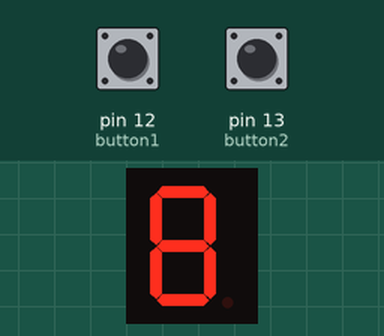
Simulated run of this sketch. Board: Arduino Uno, built with avr-gcc and run on an emulated ATmega328P. Shown: 1-digit seven-segment display. Wiring (inferred from the names in the program): 1-digit 7-segment display, segments lit when HIGH: segments pin 9, pin 8, pin 2, pin 3, pin 4, pin 10, pin 11. Inputs (shaded band) come from the test bench; at power-on: pin 12 (button1) HIGH, pin 13 (button2) LOW. Random numbers use the default seed unless the sketch sets one; the segment pins are drawn as the display they are named for.

Above: at 1.2 s.
1.3 s: pin 12 (button1) pulled LOW for 0.15 s
At 2.6 s:
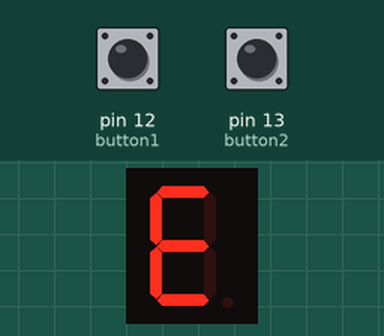
2.9 s: pin 13 (button2) pulled HIGH for 0.15 s
At 3.4 s:
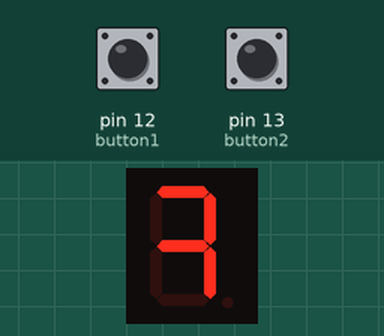
5.0 s: pin 12 (button1) pulled LOW for 1 s
At 6.8 s:
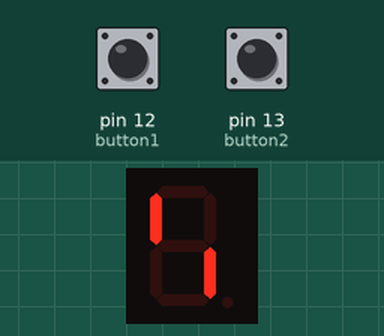
7.5 s: pin 12 (button1) pulled LOW for 0.15 s
At 8.7 s:
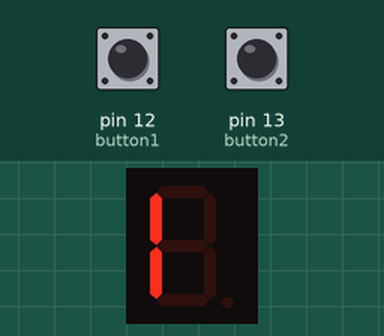
9.1 s: pin 12 (button1) pulled LOW for 3.2 s
At 12.8 s:
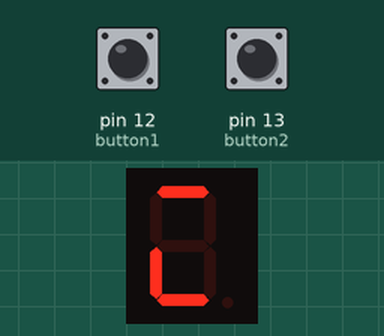
13.8 s: pin 12 (button1) pulled LOW for 0.15 s
At 14.7 s:
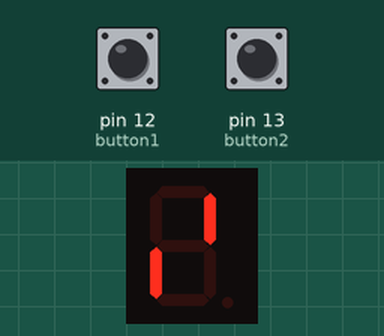
Timing chart, 0 to 16.4 s (numbered marks = the images above; inputs shaded):
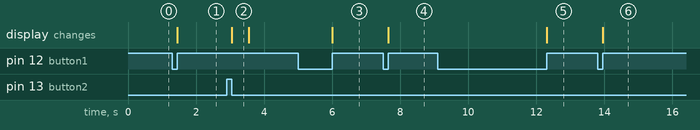

The sketch:

assignment3.ino
```cpp
const int a = 9;
const int b = 8;
const int c = 2;
const int d = 3;
const int e = 4;
const int f = 10;
const int g = 11;

const int button1 = 12;
const int button2 = 13;

int randnum;

int guess = 0;

int number[9][7] = {
  {1, 0, 0, 1, 1, 1, 1} //1
  , {0, 0, 1, 0, 0, 1, 0} //2
  , {0, 0, 0, 0, 1, 1, 0} //3
  , {1, 0, 0, 1, 1, 0, 0} //4
  , {0, 1, 0, 0, 1, 0, 0} //5
  , {0, 1, 0, 0, 0, 0, 0} //6
  , {0, 0, 0, 1, 1, 1, 1} //7
  , {0, 0, 0, 0, 0, 0, 0} //8
  , {0, 0, 0, 0, 1, 0, 0} //9
};

int result[3][7] = {
  {0, 0, 0, 0, 0, 0, 1} //Correct
  , {0, 1, 0, 0, 0, 0, 1} //Greater
  , {1, 1, 1, 0, 0, 0, 1} //Lower
};

void setup()
{
  Serial.begin(9600);
  pinMode(a, OUTPUT);
  pinMode(b, OUTPUT);
  pinMode(c, OUTPUT);
  pinMode(d, OUTPUT);
  pinMode(e, OUTPUT);
  pinMode(f, OUTPUT);
  pinMode(g, OUTPUT);
  pinMode(button1, INPUT_PULLUP);
  pinMode(button2, INPUT);

  randomSeed(analogRead(0));
  randnum = random(1, 10);

  digitalWrite(a, HIGH);
  digitalWrite(b, HIGH);
  digitalWrite(c, HIGH);
  digitalWrite(d, HIGH);
  digitalWrite(e, HIGH);
  digitalWrite(f, HIGH);
  digitalWrite(g, HIGH);
}

void displayNum(int n);
void displayResult(int n);
void SwitchA();
void SwitchB();

void loop()
{
  //Start Loop
  SwitchA();
  SwitchB();
}

void displayNum(int n)
{
  digitalWrite(a, number[n - 1][0]);
  digitalWrite(b, number[n - 1][1]);
  digitalWrite(c, number[n - 1][2]);
  digitalWrite(d, number[n - 1][3]);
  digitalWrite(e, number[n - 1][4]);
  digitalWrite(f, number[n - 1][5]);
  digitalWrite(g, number[n - 1][6]);
}

void displayResult(int n)
{
  digitalWrite(a, result[n][0]);
  digitalWrite(b, result[n][1]);
  digitalWrite(c, result[n][2]);
  digitalWrite(d, result[n][3]);
  digitalWrite(e, result[n][4]);
  digitalWrite(f, result[n][5]);
  digitalWrite(g, result[n][6]);
}

void SwitchA()
{
  if (digitalRead(button1) == LOW)
  {
    while (digitalRead(button1) == LOW)
      delay(1);
    if (guess == 9)
      guess = 1;
    else
      guess++;
  }

  if (guess != 0)
  {
    displayNum(guess);
  }
}

void SwitchB()
{
  if (digitalRead(button2) == HIGH)
  {
    while (digitalRead(button2) == HIGH)
      delay(1);
    if (guess == randnum)
    {
      displayResult(0);
      delay(500);
      randnum = random(1, 10);
      guess = 1;
    }
    else if (guess > randnum)
    {
      displayResult(1);
      delay(500);
    }
    else if (guess < randnum)
    {
      displayResult(2);
      delay(500);
    }
  }
}
```

Measured:
- after the input at 1.3 s, the display: changes after 0.15 s (image 1)
- after the input at 2.9 s, the display: changes after 0.15 s (image 2)
- after the input at 5.0 s, the display: changes after 1.0 s (image 3)
- after the input at 7.5 s, the display: changes after 0.15 s (image 4)
- after the input at 9.1 s, the display: changes after 3.2 s (image 5)
- after the input at 13.8 s, the display: changes after 0.15 s (image 6)
- what the display in image 2 shows lasts 0.5 s, from 3.1 s to 3.6 s
